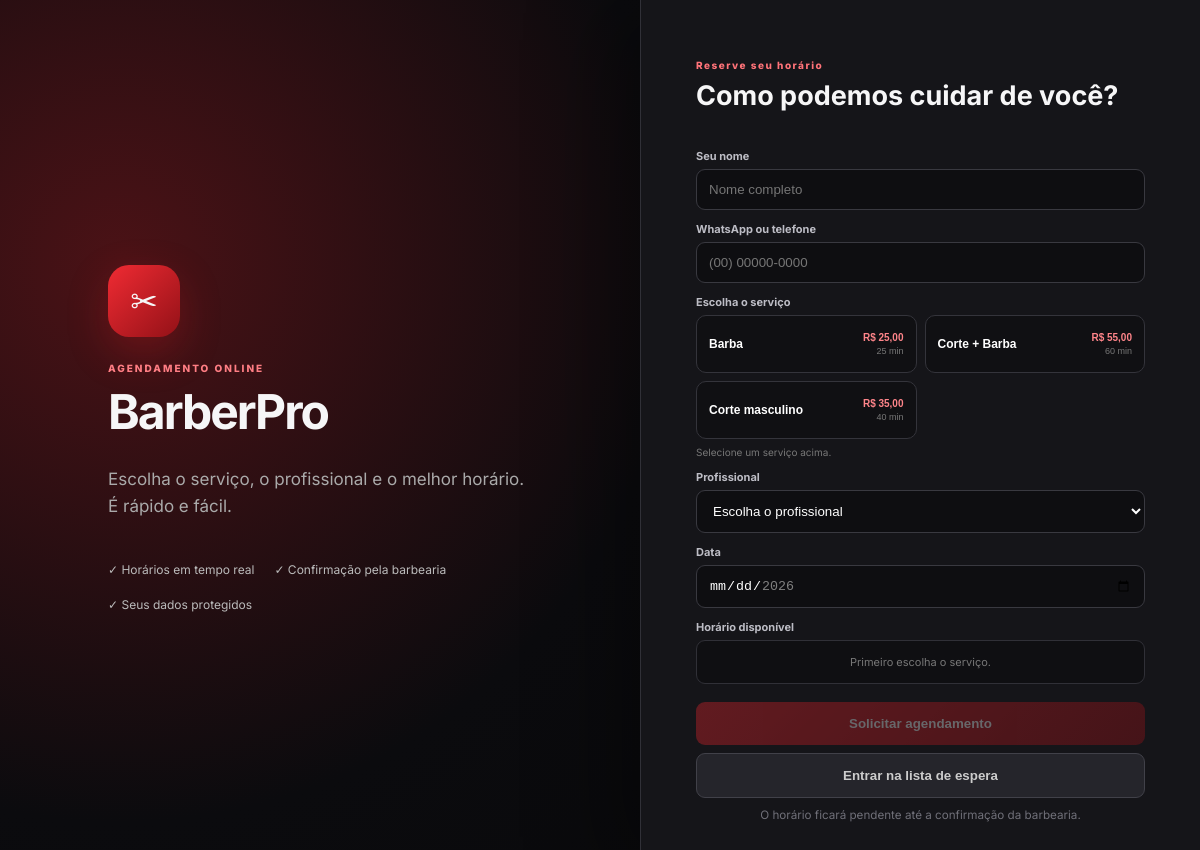
/agendar.php, run on the app's committed database.
### tables this page shows
CREATE TABLE settings(setting_key VARCHAR(80) PRIMARY KEY,setting_value TEXT);

CREATE TABLE services(id INT AUTO_INCREMENT PRIMARY KEY,name VARCHAR(120),price DECIMAL(10,2),duration INT,active TINYINT DEFAULT 1);

### database.php (called while the page is built)
<?php
function db(){static $p;if(!$p)$p=new PDO('mysql:host=localhost;dbname=barbearia_system;charset=utf8mb4','root','',[PDO::ATTR_ERRMODE=>PDO::ERRMODE_EXCEPTION,PDO::ATTR_DEFAULT_FETCH_MODE=>PDO::FETCH_ASSOC]);return $p;}

### agendar.php (the view, shortened to what this page needs)
<?php
require __DIR__.'/database.php';
function e($v){return htmlspecialchars((string)$v,ENT_QUOTES,'UTF-8');}
function cfg($key,$default=''){$s=db()->prepare('SELECT setting_value FROM settings WHERE setting_key=?');$s->execute([$key]);return $s->fetchColumn()?:$default;}
?><?php
$success=false;$waitlistSuccess=false;$error='';
$services=db()->query('SELECT id,name,price,duration FROM services WHERE active=1 ORDER BY name')->fetchAll();$barbers=db()->query('SELECT id,name FROM barbers WHERE active=1 ORDER BY name')->fetchAll();$business=cfg('business_name','BarberPro');
?><!doctype html><html lang="pt-BR"><head><link rel="stylesheet" href="booking.css"></head><body><main class="booking-shell"><section class="booking-brand"><div class="public-logo">✂</div><small>AGENDAMENTO ONLINE</small><h1><?=e($business)?></h1><p>Escolha o serviço, o profissional e o melhor horário. É rápido e fácil.</p><div class="trust-list"><span>✓ Horários em tempo real</span><span>✓ Confirmação pela barbearia</span><span>✓ Seus dados protegidos</span></div></section><section class="booking-card"><?php if($success):?><div class="booking-success"><div>✓</div><h2><?=$waitlistSuccess?'Você entrou na lista!':'Horário solicitado!'?></h2><p><?=$waitlistSuccess?'Avisaremos quando surgir uma vaga.':'Seu agendamento entrou na agenda da barbearia.'?></p><small><?=e(cfg('booking_notice','Seu horário será confirmado pela barbearia.'))?></small><a href="agendar.php">Fazer outro agendamento</a></div><?php else:?><div class="booking-head"><span>Reserve seu horário</span><h2>Como podemos cuidar de você?</h2></div><form method="post" id="bookingForm"><label>Seu nome</label><input name="name" required value="<?=e($_POST['name']??'')?>" placeholder="Nome completo"><label>WhatsApp ou telefone</label><input name="phone" required inputmode="tel" value="<?=e($_POST['phone']??'')?>" placeholder="(00) 00000-0000"><label>Escolha o serviço</label><div class="service-options"><?php foreach($services as $s):?><button type="button" class="service-option" data-service="<?=$s['id']?>"><span><?=e($s['name'])?></span><small><b>R$ <?=number_format((float)$s['price'],2,',','.')?></b><em><?=$s['duration']?> min</em></small></button><?php endforeach?></div><div id="serviceFeedback" class="selection-feedback">Selecione um serviço acima.</div><label>Profissional</label><select name="barber_id" id="barber" required><option value="">Escolha o profissional</option></select><label>Data</label><input type="date" name="date" id="date" min="<?=date('Y-m-d')?>" max="<?=date('Y-m-d',strtotime('+60 days'))?>" required><label>Horário disponível</label><div class="slots" id="slots"><p>Primeiro escolha o serviço.</p></div><button name="action" value="booking" id="submitButton" disabled>Solicitar agendamento</button><button class="waitlist-button" name="action" value="waitlist" onclick="document.getElementById('time').required=false">Entrar na lista de espera</button><small class="booking-note">O horário ficará pendente até a confirmação da barbearia.</small></form><?php endif?></section></main></body></html>

### booking.css (style rules this page uses)
* { box-sizing:border-box }
body { margin:0;min-height:100vh;background:radial-gradient(circle at 10% 30%,#4b1216,#0b0b0e 45%,#070708);color:#f6f6f7;font:14px Inter,Arial }
.booking-shell { min-height:100vh;display:grid;grid-template-columns:1fr 560px }
.booking-brand { display:flex;flex-direction:column;justify-content:center;padding:9vw }
.public-logo { width:72px;height:72px;display:grid;place-items:center;border-radius:21px;background:linear-gradient(135deg,#f02b33,#931117);font-size:33px;box-shadow:0 15px 40px #e71d2540 }
.booking-brand>small { margin-top:25px;color:#ff7e84;font-size:10px;font-weight:800;letter-spacing:2px }
.booking-brand h1 { font-size:48px;margin:8px 0;letter-spacing:-2px }
.booking-brand p { max-width:530px;color:#aaa;font-size:17px;line-height:1.6 }
.trust-list { display:flex;gap:20px;flex-wrap:wrap;margin-top:25px }
.trust-list span { color:#bbb;font-size:12px }
.booking-card { display:flex;flex-direction:column;justify-content:center;padding:55px;background:#151519;border-left:1px solid #303037;box-shadow:-30px 0 80px #0005 }
.booking-head span { color:#ff7379;font-size:10px;font-weight:800;letter-spacing:1.5px }
.booking-head h2 { font-size:27px;margin:7px 0 25px }
.booking-card label { display:block;margin:12px 0 6px;color:#bdbdc5;font-size:11px;font-weight:700 }
.booking-card input,.booking-card select { width:100%;padding:12px;background:#0e0e11;border:1px solid #393940;border-radius:9px;color:#fff;outline:0 }
.slots { display:flex;gap:7px;flex-wrap:wrap;min-height:44px;padding:7px;border:1px solid #303037;border-radius:9px;background:#0f0f12 }
.slots p { width:100%;margin:7px;color:#777;text-align:center;font-size:11px }
.booking-card form>button { width:100%;margin-top:18px;padding:14px;border:0;border-radius:9px;background:linear-gradient(135deg,#ef252d,#9e1117);color:#fff;font-weight:800;cursor:pointer }
.booking-card form>button:disabled { opacity:.35;cursor:not-allowed }
.booking-note { display:block;text-align:center;color:#707079;margin-top:10px }
.service-options { display:grid;grid-template-columns:1fr 1fr;gap:8px }
.service-option { display:flex;align-items:center;justify-content:space-between;gap:10px;min-height:58px;padding:10px 12px;border:1px solid #34343b;border-radius:10px;background:#101013;color:#fff;text-align:left;cursor:pointer;transition:.18s }
.service-option span { font-size:12px;font-weight:700;line-height:1.25 }
.service-option small { display:flex;flex-direction:column;align-items:flex-end;flex:none;font-size:9px }
.service-option b { color:#ff858a;font-size:10px }
.service-option em { margin-top:3px;color:#777;font-style:normal }
.selection-feedback { margin-top:7px;color:#777;font-size:10px }
.booking-card form>.waitlist-button { margin-top:8px;background:#25252b;border:1px solid #414149;color:#ccc }

### data on the page
settings: setting_value "BarberPro"
services: name "Barba", price "25,00", duration "25"
services: name "Corte + Barba", price "55,00", duration "60"
services: name "Corte masculino", price "35,00", duration "40"
